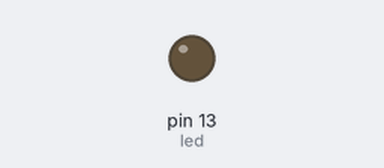
This sketch was run on a simulated Arduino Uno, built with avr-gcc and run on an emulated ATmega328P. Shown: output pins drawn as LEDs (lit = HIGH).

Above: at 0.6 s.
At 2.5 s:
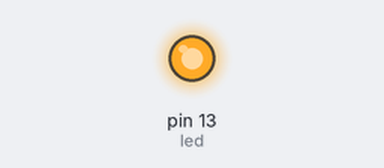
Timing chart, 0 to 6.6 s (numbered marks = the images above):
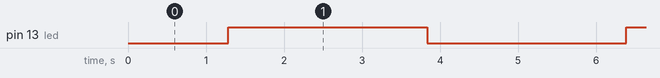

The sketch:

LED_fade.ino
```cpp
// analogWrite() expects a number btween 0 and 255

const int led = 13;
int i = 0;


void setup() {
  pinMode(led, OUTPUT);       // assign led to output in
}

void loop() {
  for (i = 0; i < 255; i++) {
    analogWrite(led, i);
    delay(10);
  }
  for (i = 255; i > 0; i--) {
    analogWrite(led, i);
    delay(10);
  }
}
```

Measured:
- by itself, pin 13 (led): alternates HIGH for 2.6 s and LOW for 2.6 s
